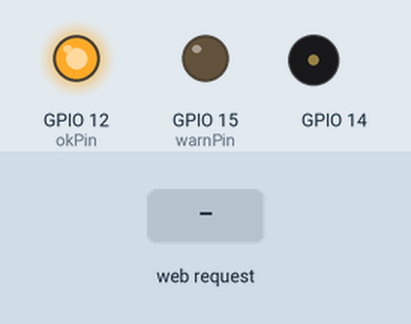
Simulated run of this sketch. Board: ESP8266 (NodeMCU). On the bench: output pins drawn as LEDs (lit = HIGH), buzzer (waves = sounding). Dashed ring = blinking. Inputs (shaded band) come from the test bench. WiFi joins after 1.5 s; servers stay silent unless stated; what the sketch prints to the serial monitor is not drawn.

Above: at 2.7 s.
2.8 s: HTTP request GET /buzzer received
At 3.2 s:
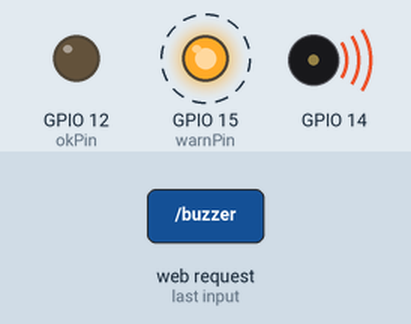
5.8 s: HTTP request GET /off received
At 8.6 s:
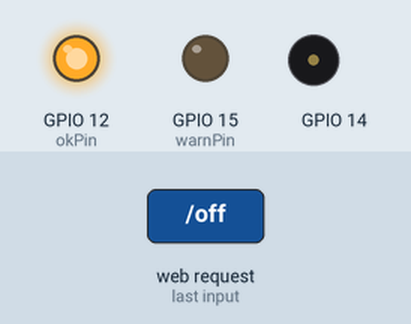
8.8 s: HTTP request GET /led received
At 14.6 s:
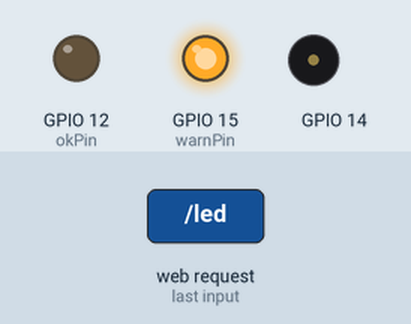
Timing chart, 0 to 16.1 s (numbered marks = the images above; inputs shaded):
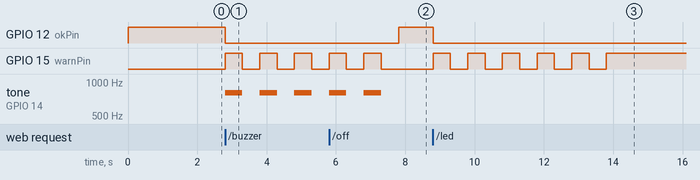

Measured:
- after the input at 2.8 s, GPIO 12 (okPin): HIGH → LOW at once; GPIO 15 (warnPin): alternates HIGH for 0.50 s and LOW for 0.50 s, starting at once; tone on GPIO 14: alternates 800 Hz for 0.50 s and silent for 0.50 s, starting at once
- after the input at 5.8 s, GPIO 12 (okPin): LOW → HIGH after 2.0 s
- after the input at 8.8 s, GPIO 12 (okPin): HIGH → LOW at once; GPIO 15 (warnPin): alternates HIGH for 0.50 s and LOW for 0.50 s, 11 changes in all, then stays HIGH, starting at once

The sketch:

Alarm_System.ino
```cpp
#include <ESP8266WiFi.h>
const char* ssid = "lavish";
const char* password = "lavish1234";

int warnPin = 15;
int okPin = 12;

WiFiServer server(80);

void setup() {
  Serial.begin(115200);
  delay(10);

  pinMode(warnPin, OUTPUT);
  pinMode(okPin, OUTPUT);

  digitalWrite(okPin, HIGH);
  digitalWrite(warnPin, LOW);

  // Connect to WiFi network
  Serial.println();
  Serial.println();
  Serial.print("Connecting to ");
  Serial.println(ssid);

  WiFi.begin(ssid, password);

  while (WiFi.status() != WL_CONNECTED) {
    delay(500);
    Serial.print(".");
  }
  Serial.println("");
  Serial.println("WiFi connected");

  // Start the server
  server.begin();
  Serial.println("Server started");

  // Print the IP address
  Serial.print("Use this URL to connect: ");
  Serial.print("http://");
  Serial.print(WiFi.localIP());
  Serial.println("/");

}

void loop() {
  // Check if a client has connected
  WiFiClient client = server.available();
  if (!client) {
    return;
  }

  // Wait until the client sends some data
  Serial.println("new client");
  while(!client.available()){
    delay(1);
  }

  // Read the first line of the request
  String request = client.readStringUntil('\r');
  Serial.println(request);
  client.flush();

  // Match the request

  int value = LOW;
  if (request.indexOf("/buzzer") != -1)  {
    blink(1);
    value = HIGH;
  }
  if (request.indexOf("/led") != -1)  {
    blink(2);
    value = HIGH;
  }
  if (request.indexOf("/off") != -1)  {
    //digitalWrite(ledPin2, LOW);
    blink(0);
    value = LOW;
  }

// Set ledPin according to the request
//digitalWrite(ledPin, value);

  // Return the response
  client.println("HTTP/1.1 200 OK");
  client.println("Content-Type: text/html");
  client.println(""); //  do not forget this one
  client.println("<!DOCTYPE HTML>");
  client.println("<html>");

  client.print("Led pin is now: ");

  if(value == HIGH) {
    client.print("On");
  } else {
    client.print("Off");
  }
  client.println("<br><br>");
  client.println("<a href=\"/buzzer\"\"><button>Red LED With Buzzer</button></a>");
  client.println("<a href=\"/led\"\"><button>Blink Red LED</button></a>");
  client.println("<a href=\"/off\"\"><button>Go Green</button></a><br />");
  client.println("</html>");

  delay(1);
  Serial.println("Client disonnected");
  Serial.println("");

}

void blink(int a) {
  Serial.println("In blinking function");
  Serial.println(a);
  if (a==1) {
    for (int i = 0; i<5; i++) {
      Serial.println("condition 1 true");
      digitalWrite(okPin, LOW);
      digitalWrite(warnPin, HIGH);
      Serial.println("Playing tone");
      tone(14, 800, 1000);

      delay(500);
      noTone(14);
      digitalWrite(warnPin, LOW);

      delay(500);
    }
    digitalWrite(warnPin, HIGH);
  }
  if (a==2){
    for (int i = 0; i<5; i++) {
      digitalWrite(okPin, LOW);
      digitalWrite(warnPin, HIGH);
      delay(500);
      noTone(14);
      digitalWrite(warnPin, LOW);

      delay(500);
    }
    digitalWrite(warnPin, HIGH);
  }
  if  (a == 0) {
    Serial.println("Condition false");
    digitalWrite(okPin, HIGH);
    digitalWrite(warnPin, LOW);
    }
  }
```
